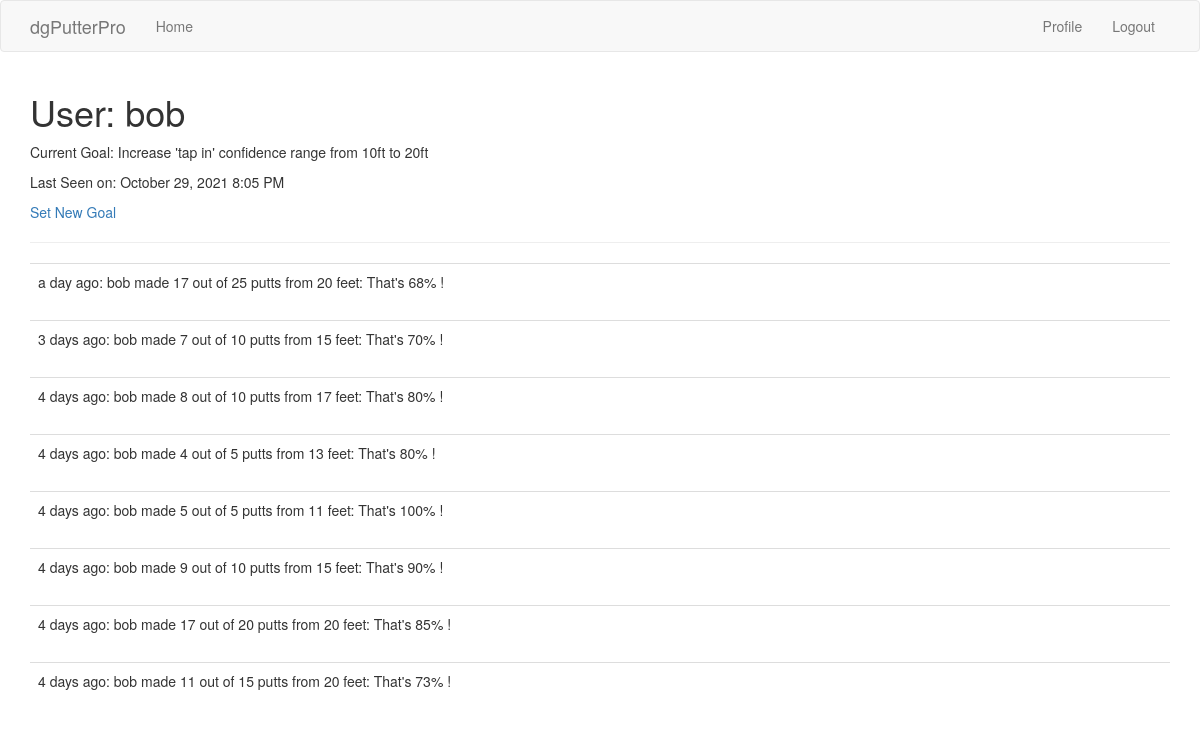
The page /user/bob (signed in) on the database as committed earlier.
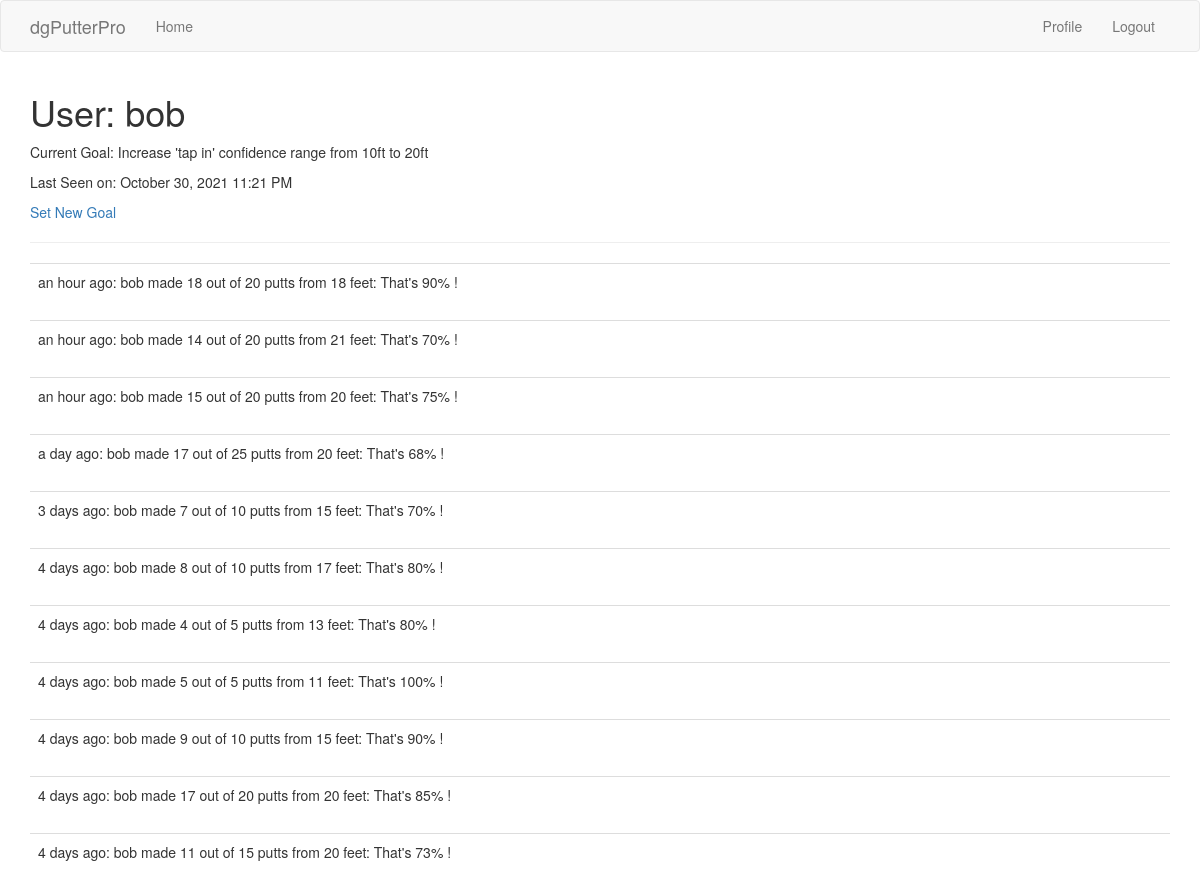
The same page on the database as committed later.
### app/models.py (models this page shows, shortened)
class User(UserMixin, db.Model):
    id = db.Column(db.Integer, primary_key=True)
    username = db.Column(db.String(64), index=True, unique=True)
    email = db.Column(db.String(120), index=True, unique=True)
    password_hash = db.Column(db.String(128))
    drills = db.relationship('Drill', backref='user', lazy='dynamic')
    current_goal = db.Column(db.String(140))
    last_seen = db.Column(db.DateTime, default=datetime.utcnow)

class Drill(db.Model):
    id = db.Column(db.Integer, primary_key=True)
    user_id = db.Column(db.Integer, db.ForeignKey('user.id'))
    timestamp = db.Column(db.DateTime, index=True, default=datetime.utcnow)
    putt_distance = db.Column(db.Integer)
    number_attempts = db.Column(db.Integer)
    number_putts_made = db.Column(db.Integer)
    CheckConstraint(number_putts_made <= number_attempts)

### app/routes.py (the view)
@app.route('/user/<username>')
@login_required
def user(username):
    user = User.query.filter_by(username=username).first_or_404()
    drills = user.drills.order_by(Drill.timestamp.desc())
    return render_template('user.html', user=user, drills=drills)

### app/models.py (called while the page is built)
@login.user_loader
def load_user(id):
    return User.query.get(int(id))

### app/routes.py (called while the page is built)
@app.before_request
def before_request():
    if current_user.is_authenticated:
        current_user.last_seen = datetime.utcnow()
        db.session.commit()

### app/templates/user.html
{% extends "base.html" %}
{% block app_content %}
    <h1>User: {{ user.username }}</h1>
    {% if user.current_goal %}<p>Current Goal: {{ user.current_goal }}</p>{% endif %}
    {% if user.last_seen %}
        <p>Last Seen on: {{ moment(user.last_seen).format('LLL') }}</p>
    {% endif %}
    {% if user == current_user %}
        <p><a href="{{ url_for('edit_goal') }}">Set New Goal</a> </p>
    {% endif %}
    <hr>
    {% for drill in drills %}
        {% include '_drill.html' %}
    {% endfor %}
{% endblock %}

### app/templates/base.html (shortened to what this page needs)
{% extends 'bootstrap/base.html' %}}
   {% block navbar %}
    <nav class="navbar navbar-default">
        <div class="container">
            <div class="navbar-header">
                <a class="navbar-brand" href="{{ url_for('index') }}">dgPutterPro</a>
            </div>
            <div class="collapse navbar-collapse" id="bs-example-navbar-collapse-1">
                <ul class="nav navbar-nav">
                    <li><a href="{{ url_for('index') }}">Home</a></li>
                </ul>
                <ul class="nav navbar-nav navbar-right">
                    {% if current_user.is_anonymous %}
                    <li><a href="{{ url_for('login') }}">Login</a></li>
                    {% else %}
                    <li><a href="{{ url_for('user', username=current_user.username) }}">Profile</a></li>
                    <li><a href="{{ url_for('logout') }}">Logout</a></li>
                    {% endif %}
                </ul>
            </div>
        </div>
    </nav>
{% endblock %}
    {% block content %}
        <div class="container">
            {% block app_content %}{% endblock %}
        </div>
    {% endblock %}

### app/templates/_drill.html
<table class="table table-hover">
    <tr valign="top">
        <td>
            {{ moment(drill.timestamp).fromNow() }}: {{ drill.user.username }} made {{ drill.number_putts_made }}
            out of {{ drill.number_attempts }} putts
            from {{ drill.putt_distance }} feet:
            That's {{ (drill.number_putts_made / drill.number_attempts * 100) |round|int}}% !
        </td>
    </tr>
</table>

Rows that differ between the two databases and show on the page:
changed User "bob": last_seen "October 29, 2021 8:05 PM" → "October 30, 2021 11:21 PM"
added Drill: timestamp "an hour ago", user.username "bob", number_putts_made "18", number_attempts "20", putt_distance "18", number_putts_made+number_attempts "90"
added Drill: timestamp "an hour ago", user.username "bob", number_putts_made "14", number_attempts "20", putt_distance "21", number_putts_made+number_attempts "70"
added Drill: timestamp "an hour ago", user.username "bob", number_putts_made "15", number_attempts "20", putt_distance "20", number_putts_made+number_attempts "75"
